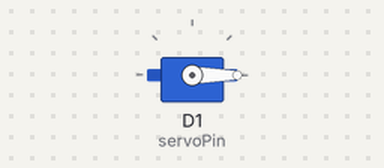
A sketch run on a simulated ESP8266 (NodeMCU). Parts: servo. What the sketch prints to the serial monitor is not drawn.

Above: at 0.05 s.
At 1.05 s:
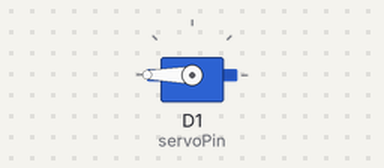
At 2.0 s:
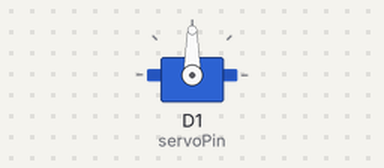
Timing chart, 0 to 4.6 s (numbered marks = the images above):
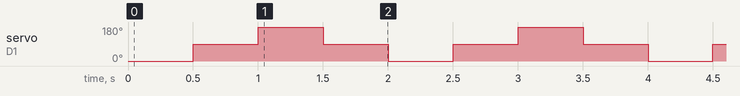

The sketch:

Servo_simple.ino
```cpp
//a servo motor takes values from 0 to 180, representing its degrees of rotation
//in this sketch your servo will move to positions 0, 90 and 180 with an interval of 500 miliseconds inbetween
//make sure you are connecting your servo to pins 5v(red cable), G (brown or black cable), D1. You could connect multiple servos to your board, on all of the D pins
#include <Servo.h>

Servo myServo;

//set all of your variables here:
//motor speed:
int spd = 50;
//delay time:
int pause = 5000;
//integer to store incoming Serial data
int incomingByte;
//define which pin your servo is connected to
int servoPin = D1;

//________________SETUP_______________________________
void setup() {
  // put your setup code here, to run once:
  Serial.begin(250000);
  Serial.println("System Online");
  myServo.attach(servoPin);
}
//________________LOOP________________________________
// put your main code here, to run repeatedly:
void loop() {
  myServo.write(0);
  delay(500);
  myServo.write(90);
  delay(500);
  myServo.write(180);
  delay(500);
  myServo.write(90);
  delay(500);
}
```

Measured:
- by itself, servo on D1 (servoPin): repeats every 2.0 s: 180° 0.50 s, 90° 0.50 s, 0° 0.50 s, 90° 0.50 s
